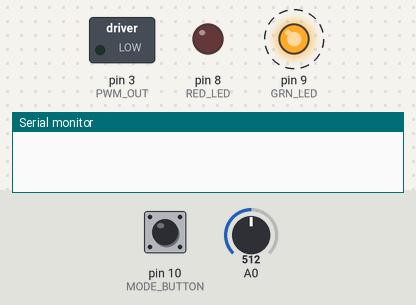
This sketch was run on a simulated Arduino Uno, built with avr-gcc and run on an emulated ATmega328P. Shown: switched loads named in the sketch (green lamp = pin HIGH), output pins drawn as LEDs (lit = HIGH), the last lines printed to the serial monitor. Dashed ring = blinking. Inputs (shaded band) come from the test bench; at power-on: pin 10 (MODE_BUTTON) HIGH, A0 = 512.

Above: at 2.25 s.
2.3 s: pin 10 (MODE_BUTTON) pulled LOW for 0.15 s
At 2.74 s:
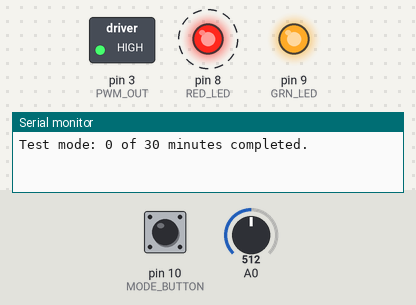
5.3 s: pin 10 (MODE_BUTTON) pulled LOW for 1 s
At 5.45 s:
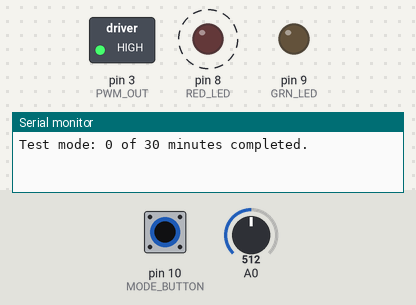
8.3 s: pin 10 (MODE_BUTTON) pulled LOW for 0.15 s
At 8.65 s:
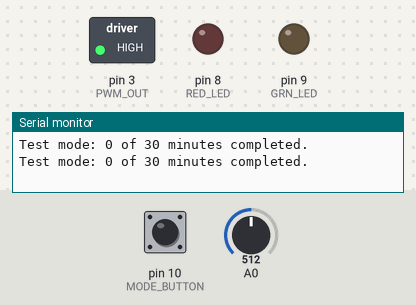
11.4 s: pin 10 (MODE_BUTTON) pulled LOW for 3.2 s
At 13.75 s:
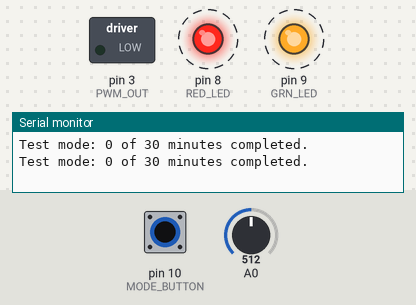
Timing chart, 0 to 17.1 s (numbered marks = the images above; inputs shaded):
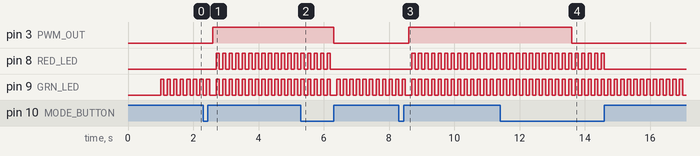

The sketch:

bwlMotorSpeed.ino
```cpp
//Motor speed control for Impression 5 BWL EV exhibit.
//Timer-driven ADC sampling on one ADC channel.
//Reads potentiometer input on ADC channel 0 and
//uses PWM to drive a MOSFET on Arduino pin D3 (PD3, DIP pin 5).
//For Arduino Uno or equivalent @ 16MHz.
//Arduino IDE v1.0.5.
//Jack Christensen 13Jun2013
//v1.1 31Jul2013 -- Added automatic pedal calibration, quantization of PWM output.
//v1.2 01Aug2013 -- Change to state machine architecture. Add button to select modes.

#include <avr/eeprom.h>
#include <Button.h>                     //http://github.com/JChristensen/Button
#include <movingAvg.h>                  //http://github.com/JChristensen/movingAvg
#include <Streaming.h>                  //http://arduiniana.org/libraries/streaming/

//pin definitions
const int PWM_OUT = 3;                  //PWM for MOSFET motor drive
const int RED_LED = 8;                  //PB0
const int GRN_LED = 9;                  //PB1
const int MODE_BUTTON = 10;

//fast port manipulation macros for LEDs
//see atmel datasheet for register (port) names: http://goo.gl/coZTO4
//see avr-libc user's manual for _BV() macro:
//http://www.nongnu.org/avr-libc/
//http://www.nongnu.org/avr-libc/user-manual/FAQ.html#faq_use_bv
#define RED_LED_ON PORTB |= _BV(PORTB0)
#define RED_LED_OFF PORTB &= ~_BV(PORTB0)
#define RED_LED_TOGGLE PINB |= _BV(PORTB0)
#define GRN_LED_ON PORTB |= _BV(PORTB1)
#define GRN_LED_OFF PORTB &= ~_BV(PORTB1)
#define GRN_LED_TOGGLE PINB |= _BV(PORTB1)

//other constants
const long BAUD_RATE = 115200;
const int CALIB_DIFF_MIN = 100;                      //minimum difference in ADC readings needed to recalibrate pedals
const int CALIB_SAVE_MIN = 3;                        //minimum difference in a single calibration values to resave in EEPROM
const boolean BTN_PULLUP = true;                     //turn on pullup resistor for buttons
const boolean BTN_INVERT = true;                     //inverted logic for buttons with pullups
const unsigned long BTN_DEBOUNCE = 25;               //milliseconds
const unsigned long SLOW_BLINK = 1000;               //milliseconds
const unsigned long FAST_BLINK = 100;                //milliseconds

//globals
volatile boolean adcBusy;
volatile int accelVal;
uint16_t EEMEM EEP_accelMin, EEP_accelMax;
    Button btnMode(MODE_BUTTON, BTN_PULLUP, BTN_INVERT, BTN_DEBOUNCE);    //mode button

void setup(void)
{
    delay(1000);
    Serial.begin(BAUD_RATE);

    //pin initialization
    pinMode(RED_LED, OUTPUT);
    pinMode(GRN_LED, OUTPUT);

    //set up the timer
    TCCR1B = 0;                         //stop the timer
    TCCR1A = 0;
    TIFR1 = 0xFF;                       //ensure all interrupt flags are cleared
    OCR1A = 6249;                       //timer runs at 16MHz / 6250 / 256 (prescaler) = 10Hz (100ms between samples)
    OCR1B = 6249;
    cli();
    TCNT1 = 0;                          //clear the timer
    TIMSK1 = _BV(OCIE1B);               //enable timer interrupts
    sei();
    TCCR1B = _BV(WGM12) | _BV(CS12);    //start the timer, ctc mode, prescaler 256

    //set up the adc
    ADMUX = _BV(REFS0);                                //use AVcc as reference
    ADCSRA  = _BV(ADEN)  | _BV(ADATE) | _BV(ADIE);     //enable ADC, auto trigger, interrupt when conversion complete
    ADCSRA |= _BV(ADPS2) | _BV(ADPS1) | _BV(ADPS0);    //ADC prescaler: divide by 128
    ADCSRB = _BV(ADTS2) | _BV(ADTS0);                  //trigger ADC on Timer/Counter1 Compare Match B
}

enum STATES_t {INIT, CALIBRATE, TEST, RUN, STOP} STATE;

void loop(void)
{
    static uint16_t accel, accelAvg, accelMin, accelMax, accelNewMin=9999, accelNewMax;
    static unsigned long ms, msLast;
    movingAvg avgAccel;

    ms = millis();
    btnMode.read();

    switch (STATE) {

        case INIT:
            //get the saved pedal calibration values from eeprom
            accelMin = eeprom_read_word(&EEP_accelMin);
            accelMax = eeprom_read_word(&EEP_accelMax);

            if (btnMode.isPressed()) {
                STATE = CALIBRATE;
                RED_LED_ON;
                GRN_LED_OFF;
                while (btnMode.isPressed()) btnMode.read();    //wait for user to release the button
                Serial << F("***PEDAL CALIBRATION") << endl;
                Serial << F("Existing accel limits: ") << accelMin << ' ' << accelMax << endl;
            }
            else {
                STATE = RUN;
                RED_LED_OFF;
                GRN_LED_ON;
            }
            break;

        case CALIBRATE:                     //pedal calibration
            if (btnMode.wasReleased()) {
                Serial << F("New accel limits from calibration: ") << accelNewMin << ' ' << accelNewMax << endl;
                if (accelNewMax - accelNewMin >= CALIB_DIFF_MIN) {
                    if (abs(accelNewMin - accelMin) >= CALIB_SAVE_MIN) {
                        accelMin = accelNewMin;
                        eeprom_write_word(&EEP_accelMin, accelMin);
                        Serial << F("accelMin updated") << endl;
                    }
                    if (abs(accelNewMax - accelMax) >= CALIB_SAVE_MIN) {
                        accelMax = accelNewMax;
                        eeprom_write_word(&EEP_accelMax, accelMax);
                        Serial << F("accelMax updated") << endl;
                    }
                }
                else {
                    Serial << F("Invalid accel calibration input, no change.") << endl;
                }
                Serial << F("***END CALIBRATION") << endl;
                RED_LED_OFF;
                GRN_LED_ON;
                STATE = RUN;
            }
            else {
                while (!adcBusy);               //wait for next conversion to start
                while (adcBusy);                //wait for ADC conversion to complete
                cli();
                accel = accelVal;               //save the analog reading
                sei();
                if (accel < accelNewMin) accelNewMin = accel;
                if (accel > accelNewMax) accelNewMax = accel;
                RED_LED_TOGGLE;
            }
            break;

        case TEST:
            if (!runTest(false)) {
                STATE = STOP;
                GRN_LED_ON;
                RED_LED_OFF;
            }
            if (ms - msLast >= FAST_BLINK) {
                msLast = ms;
                GRN_LED_TOGGLE;
                RED_LED_TOGGLE;
            }
            if (btnMode.wasReleased()) {
                runTest(true);            //abort test mode
                GRN_LED_ON;
                RED_LED_OFF;
                STATE = RUN;
            }
            break;

        case RUN:
            while (!adcBusy);                   //wait for next conversion to start
            while (adcBusy);                    //wait for ADC conversion to complete
            cli();
            accel = accelVal;                   //save the analog reading
            sei();
            accelAvg = avgAccel.reading(accel);
            //quantize the accelAvg value to 17 steps: 0, 15, 31, 47, 63, 79, ... 223, 239, 255.
            accelAvg = constrain(map(accelAvg, accelMin, accelMax, 0, 17), 0, 16);
            if (accelAvg > 0) accelAvg = accelAvg * 16 - 1;
            analogWrite(PWM_OUT, accelAvg);
        //    Serial << accel << ' ' << accelAvg << endl;
        //    Serial.flush();
            GRN_LED_TOGGLE;
            if (btnMode.wasReleased()) {
                GRN_LED_ON;
                RED_LED_ON;
                msLast = ms;
                STATE = TEST;
            }
            break;

        case STOP:    //Abandon all hope, ye who enter here (no exit from STOP state but a reset)
            if (ms - msLast >= SLOW_BLINK) {
                msLast = ms;
                GRN_LED_TOGGLE;
                RED_LED_TOGGLE;
            }
            break;
    }
}

ISR(ADC_vect)
{
    adcBusy = false;
    accelVal = ADC;
    //ADMUX = _BV(REFS0) | (++mux & 1);     //flip between mux0 and mux1
}

ISR(TIMER1_COMPB_vect)
{
    adcBusy = true;
}
```

testMode.ino
```cpp
//test mode timing constants
const unsigned long TEST_ON_DUR = 5000;              //ms on
const unsigned long TEST_OFF_DUR = 5000;             //ms off
const unsigned int TEST_REPEAT = 16;                 //number of on/off cycles
const unsigned long TEST_REST_DUR = 20000;           //ms to rest (off) between sets of on/off cycles
const unsigned long TEST_DURATION = 30;         //in minutes, e.g. 60 * 8 = 8 hours

enum TEST_STATES_t {TEST_INIT, TEST_ON, TEST_OFF, TEST_REST} TEST_STATE;

//returns false when TEST_DURATION has expired, else returns true.
//abort = true stops test prematurely.
boolean runTest(boolean abort)
{
    static unsigned long ms, msLast, testStart;
    static unsigned int nCycle;
    static unsigned int elapsed, prevElapsed;            //to track how long the test has run in minutes

    ms = millis();
    elapsed = (ms - testStart) / 60000UL;
    if (elapsed != prevElapsed) {
        prevElapsed = elapsed;
        Serial << F("Test mode: ") << elapsed << F(" of ") << TEST_DURATION << F(" minutes completed.") << endl;
    }

    if (abort) {
        analogWrite(PWM_OUT, 0);
        TEST_STATE = TEST_INIT;
        return false;
    }

    switch (TEST_STATE) {

        case TEST_INIT:
            nCycle = 0;
            testStart = ms;
            msLast = ms;
            prevElapsed = 65535;
            analogWrite(PWM_OUT, 255);
            TEST_STATE = TEST_ON;
            ++nCycle;
            break;

        case TEST_ON:
            if (ms - msLast >= TEST_ON_DUR) {
                msLast = ms;
                if (nCycle >= TEST_REPEAT) {
                    nCycle = 0;
                    analogWrite(PWM_OUT, 0);
                    TEST_STATE = TEST_REST;
                }
                else {
                    analogWrite(PWM_OUT, 0);
                    TEST_STATE = TEST_OFF;
                }
            }
            break;

        case TEST_OFF:
            if (ms - msLast >= TEST_OFF_DUR) {
                msLast = ms;
                analogWrite(PWM_OUT, 255);
                TEST_STATE = TEST_ON;
                ++nCycle;
            }
            break;

        case TEST_REST:
            if (ms - testStart >= TEST_DURATION * 60000UL) {
                analogWrite(PWM_OUT, 0);
                TEST_STATE = TEST_INIT;
                return false;
            }
            else if (ms - msLast >= TEST_REST_DUR) {
                msLast = ms;
                analogWrite(PWM_OUT, 255);
                TEST_STATE = TEST_ON;
                ++nCycle;
            }
            break;
    }
    return true;
}
```

Measured:
- after the input at 2.3 s, pin 3 (PWM_OUT): LOW → HIGH after 0.30 s; pin 8 (RED_LED): alternates HIGH for 0.10 s and LOW for 0.10 s, starting after 0.40 s
- after the input at 5.3 s, pin 3 (PWM_OUT): HIGH → LOW after 1.0 s instead of 2.3 s; pin 8 (RED_LED): goes on until 6.2 s, then stays LOW
- after the input at 8.3 s, pin 3 (PWM_OUT): LOW → HIGH after 0.30 s; pin 8 (RED_LED): alternates HIGH for 0.10 s and LOW for 0.10 s, starting after 0.40 s
- after the input at 11.4 s, pin 8 (RED_LED): goes on until 14.6 s, then stays LOW
- by itself, pin 9 (GRN_LED): alternates HIGH for 0.10 s and LOW for 0.10 s
